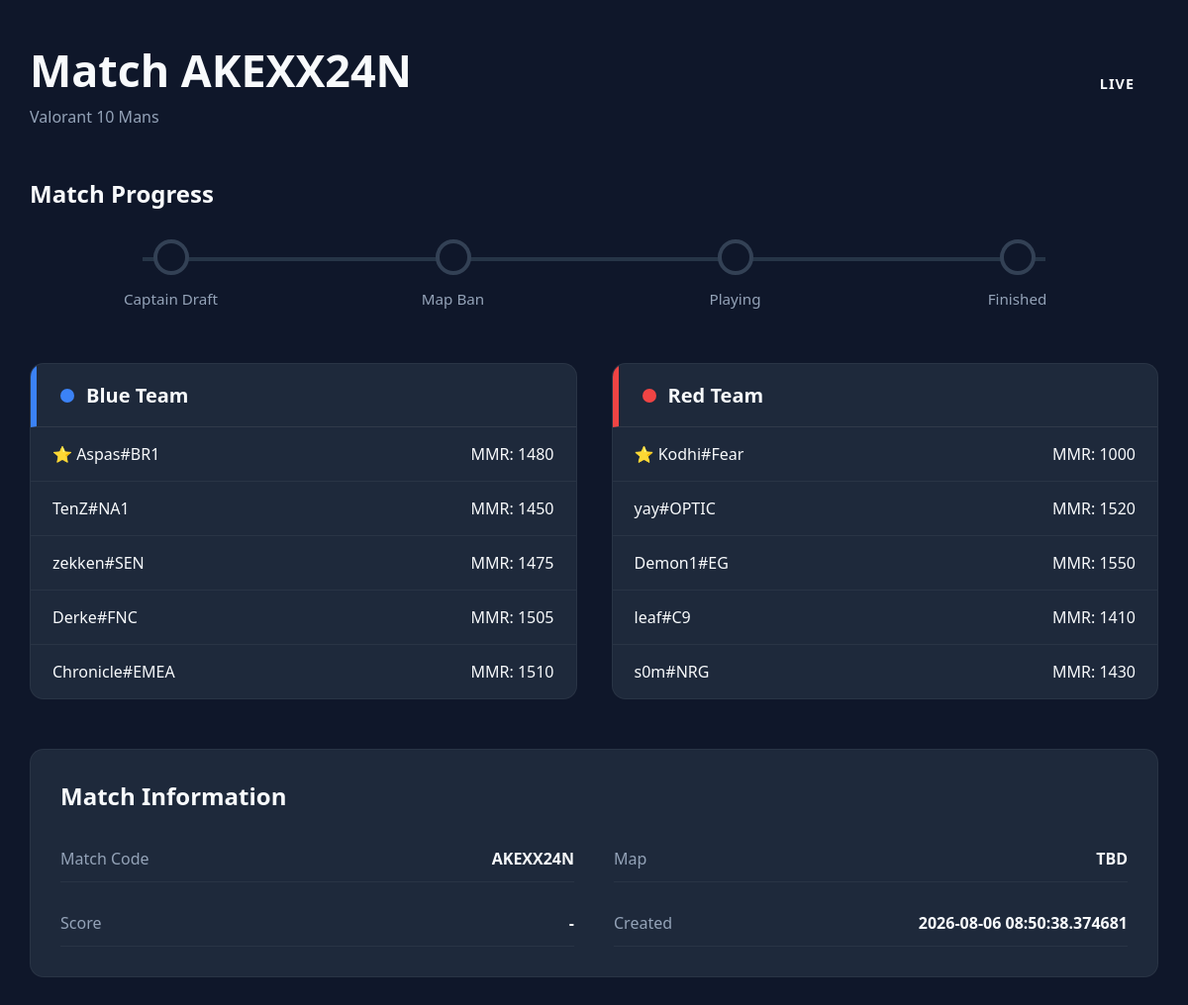
Screenshot of /match/AKEXX24N with the database file from the repository.
### models.py (models this page shows)
class Match(Base):
    __tablename__ = "matches"
    match_id = Column(
        Integer,
        primary_key=True,
        autoincrement=True
    )
    match_code = Column(
        String,
        unique=True,
        nullable=False
    )
    status = Column(
        String,
        default="Waiting"
    )
    created_at = Column(
        DateTime,
        default=datetime.utcnow
    )
    completed_at = Column(
        DateTime,
        nullable=True
    )
    captain_1 = Column(
        String,
        ForeignKey("players.discord_id"),
        nullable=True
    )
    captain_2 = Column(
        String,
        ForeignKey("players.discord_id"),
        nullable=True
    )
    selected_map = Column(
        String,
        nullable=True
    )
    team_1_starting_side = Column(
        String,
        nullable=True
    )
    winning_team = Column(
        Integer,
        nullable=True
    )
    match_url = Column(
        String,
        nullable=True
    )
    map_pool = Column(
        JSON,
        default=list
    )
    banned_maps = Column(
        MutableList.as_mutable(JSON),
        default=list
    )
    players = relationship(
        "MatchPlayer",
        back_populates="match"
    )

class Player(Base):
    __tablename__ = "players"
    discord_id = Column(
        String,
        primary_key=True
    )
    riot_name = Column(
        String,
        nullable=False
    )
    riot_tag = Column(
        String,
        nullable=False
    )
    puuid = Column(
        String,
        unique=True,
        nullable=False
    )
    elo = Column(
        Integer,
        default=1000
    )
    wins = Column(
        Integer,
        default=0
    )
    losses = Column(
        Integer,
        default=0
    )
    is_queued = Column(
        Boolean,
        default=False
    )
    current_match = Column(
        Integer,
        ForeignKey("matches.match_id"),
        nullable=True
    )
    created_at = Column(
        DateTime,
        default=datetime.utcnow
    )
    match_entries = relationship(
        "MatchPlayer",
        back_populates="player"
    )

### web.py (the view)
@app.get("/match/{match_code}")
async def match_info(match_code: str, request: Request, start_timer: bool = False):
    async with SessionLocal() as session:
        match = await MatchManager.getMatch(session, match_code)
        if not match:
            return {"error": "Match not found."}
        match_players = await MatchManager.get_match_players(
            session,
            match.match_id
        )
        team1 = []
        team2 = []
        for player in match_players:
            riot = await PlayerManager.get_riot_account_info(player.discord_id)
            elo = await PlayerManager.get_player_mmr(player.discord_id)
            if not riot:
                continue
            player_data = {
                "discord_id": player.discord_id,
                "riot_name": riot["riot_name"],
                "riot_tag": riot["riot_tag"],
                "elo": elo,
                "team": player.team,
                "is_captain": player.is_captain
            }
            if player.team == 1:
                team1.append(player_data)
            elif player.team == 2:
                team2.append(player_data)
        return templates.TemplateResponse(
            request,
            "match.html",
            {
                "match": match,
                "team1": team1,
                "team2": team2,
            }
        )

### templates/match.html (shortened to what this page needs)
<!DOCTYPE html>
<html lang="en">
<head>
    <link
        rel="stylesheet"
        href="{{ url_for('static', path='css/match.css') }}"
    >
</head>
<body>
<div class="container">
    <header class="match-header">
        <div>
            <h1>
                Match {{ match.match_code }}
            </h1>
            <p>
                Valorant 10 Mans
            </p>
        </div>
        <div class="match-status {{ match.status.lower() }}">
            {{ match.status.replace("_", " ") }}
        </div>
    </header>
    <section class="progress-section">
        <h2>
            Match Progress
        </h2>
        <div class="progress-bar">
            <div class="progress-step {% if match.status == 'DRAFTING' %}active{% elif match.status in ['MAP_BANS','PLAYING','FINISHED'] %}complete{% endif %}">
                <div class="indicator"></div>
                <span>
                    Captain Draft
                </span>
            </div>
            <div class="progress-step {% if match.status == 'MAP_BAN' %}active{% elif match.status in ['PLAYING','FINISHED'] %}complete{% endif %}">
                <div class="indicator"></div>
                <span>
                    Map Ban
                </span>
            </div>
            <div class="progress-step {% if match.status == 'PLAYING' %}active{% elif match.status == 'FINISHED' %}complete{% endif %}">
                <div class="indicator"></div>
                <span>
                    Playing
                </span>
            </div>
            <div class="progress-step {% if match.status == 'FINISHED' %}complete{% endif %}">
                <div class="indicator"></div>
                <span>
                    Finished
                </span>
            </div>
        </div>
    </section>
    <section class="teams">
        <div class="team-card">
            <div class="team-title blue">
                <div class="team-dot"></div>
                <h2>
                    Blue Team
                </h2>
            </div>
            {% for player in team1 %}
            <div class="player">
                <div class="player-left">
                    {% if player.is_captain %}
                        ⭐
                    {% endif %}
                    {{ player.riot_name }}#{{ player.riot_tag }}
                </div>
                <div class="player-elo">
                    MMR: {{ player.elo }}
                </div>
            </div>
            {% endfor %}
        </div>
        <div class="team-card">
            <div class="team-title red">
                <div class="team-dot"></div>
                <h2>
                    Red Team
                </h2>
            </div>
            {% for player in team2 %}
            <div class="player">
                <div class="player-left">
                    {% if player.is_captain %}
                        ⭐
                    {% endif %}
                    {{ player.riot_name }}#{{ player.riot_tag }}
                </div>
                <div class="player-elo">
                    MMR: {{ player.elo }}
                </div>
            </div>
            {% endfor %}
        </div>
    </section>
    <section class="match-info">
        <h2>
            Match Information
        </h2>
        <div class="info-grid">
            <div class="info-item">
                <span class="label">
                    Match Code
                </span>
                <span class="value">
                    {{ match.match_code }}
                </span>
            </div>
            <div class="info-item">
                <span class="label">
                    Map
                </span>
                <span class="value">
                    {{ match.map or "TBD" }}
                </span>
            </div>
            <div class="info-item">
                <span class="label">
                    Score
                </span>
                <span class="value">
                    {% if match.team1_score is not none and match.team2_score is not none %}
                        {{ match.team1_score }} - {{ match.team2_score }}
                    {% else %}
                        -- : --
                    {% endif %}
                </span>
            </div>
            <div class="info-item">
                <span class="label">
                    Created
                </span>
                <span class="value">
                    {{ match.created_at }}
                </span>
            </div>
        </div>
    </section>
</div>
</body>
</html>

### static/css/match.css (style rules this page uses)
* { margin: 0; padding: 0; box-sizing: border-box; }
:root { --background: #0f172a; --surface: #1e293b; --surface-light: #334155; --text: #f8fafc; --muted: #94a3b8; --blue: #3b82f6; --red: #ef4444; --yellow: #facc15; --green: #22c55e; --gray: #64748b; }
body { background: var(--background); color: var(--text); font-family: "Segoe UI", sans-serif; }
.container { width: min(1300px, 95%); margin: 40px auto; }
.match-header { display: flex; justify-content: space-between; align-items: center; margin-bottom: 50px; }
.match-header h1 { font-size: 2.8rem; font-weight: 700; margin-bottom: 6px; }
.match-header p { color: var(--muted); font-size: 1rem; }
.match-status { padding: 12px 24px; border-radius: 999px; text-transform: uppercase; font-size: .9rem; font-weight: bold; letter-spacing: 1px; }
.progress-section { margin-bottom: 55px; }
.progress-section h2 { margin-bottom: 30px; }
.progress-bar { display: flex; justify-content: space-between; position: relative; }
.progress-bar::before { content: ""; position: absolute; left: 10%; right: 10%; top: 18px; height: 4px; background: #263547; z-index: 0; }
.progress-step { flex: 1; position: relative; display: flex; flex-direction: column; align-items: center; z-index: 2; }
.progress-step span { margin-top: 14px; color: var(--muted); font-size: .95rem; }
.indicator { width: 36px; height: 36px; border-radius: 50%; background: var(--background); border: 4px solid #334155; transition: .25s; }
.teams { display: grid; grid-template-columns: repeat(2,1fr); gap: 35px; margin-bottom: 50px; }
.team-card { background: var(--surface); border-radius: 14px; overflow: hidden; border: 1px solid rgba(255,255,255,.05); }
.team-title { display: flex; align-items: center; gap: 12px; padding: 18px 24px; border-bottom: 1px solid rgba(255,255,255,.08); }
.team-title h2 { font-size: 1.25rem; }
.team-title.blue { border-left: 6px solid var(--blue); }
.team-title.red { border-left: 6px solid var(--red); }
.team-dot { width: 14px; height: 14px; border-radius: 50%; }
.team-title.blue .team-dot { background: var(--blue); }
.team-title.red .team-dot { background: var(--red); }
.player { display: flex; justify-content: space-between; align-items: center; padding: 16px 22px; border-bottom: 1px solid rgba(255,255,255,.05); }
.player:last-child { border-bottom: none; }
.player-left { display: flex; align-items: center; gap: 10px; font-weight: 500; }
.match-info { background: var(--surface); border-radius: 14px; padding: 30px; border: 1px solid rgba(255,255,255,.05); }
.match-info h2 { margin-bottom: 24px; }
.info-grid { display: grid; grid-template-columns: repeat(2,1fr); gap: 18px 40px; }
.info-item { display: flex; justify-content: space-between; align-items: center; padding: 12px 0; border-bottom: 1px solid rgba(255,255,255,.05); }
.label { color: var(--muted); }
.value { font-weight: 600; }

### rows the page displays
Match: match_code "AKEXX24N", status.replace "LIVE", created_at "2026-08-06 08:50:38.374681"
Player: riot_name "Aspas", riot_tag "BR1", elo "1480"
Player: riot_name "TenZ", riot_tag "NA1", elo "1450"
Player: riot_name "zekken", riot_tag "SEN", elo "1475"
Player: riot_name "Derke", riot_tag "FNC", elo "1505"
Player: riot_name "Chronicle", riot_tag "EMEA", elo "1510"
Player: riot_name "Kodhi", riot_tag "Fear", elo "1000"
Player: riot_name "yay", riot_tag "OPTIC", elo "1520"
Player: riot_name "Demon1", riot_tag "EG", elo "1550"
Player: riot_name "leaf", riot_tag "C9", elo "1410"
Player: riot_name "s0m", riot_tag "NRG", elo "1430"

### other values shown
{{ match.map or "TBD" }} "TBD"
